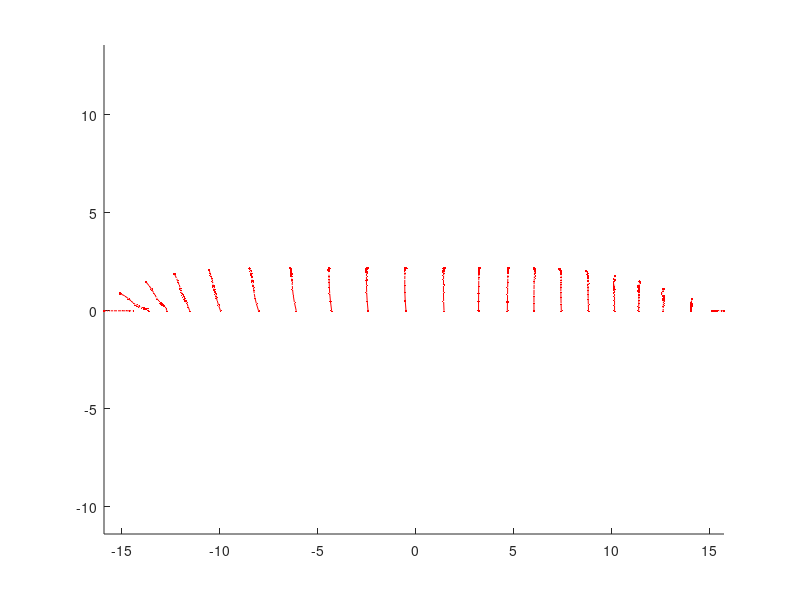
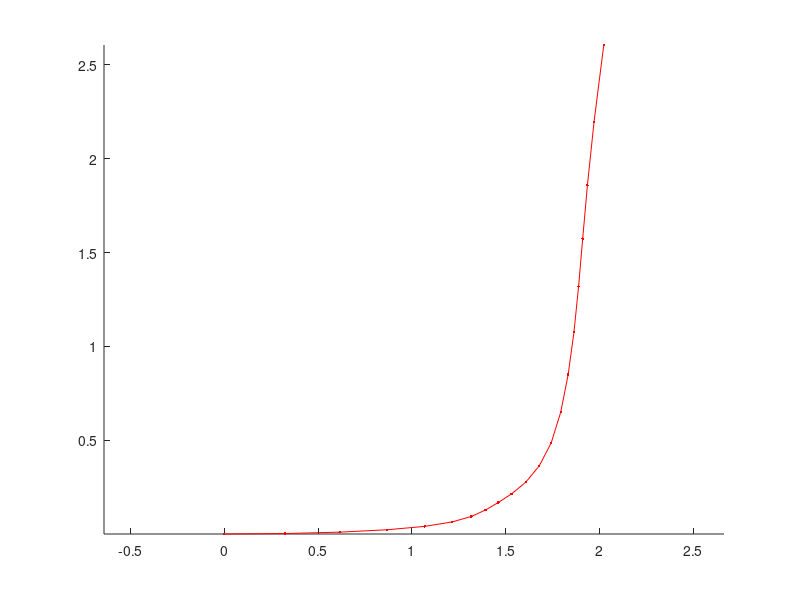

Recreate these plots in MATLAB, in order.
x = load('Series60Offset_x.dat');
y = load('Series60Offset_y.dat');
z = load('Series60Offset_z.dat');

figure; hold on;
for i=1:length(x)
    plot3(x(i,:),y(i,:),z(i,:),'r.-'); 
%     pause(1)
end
axis equal

figure; hold on;
j = 16;
plot(y(j,:),z(j,:),'r.-')
axis equal